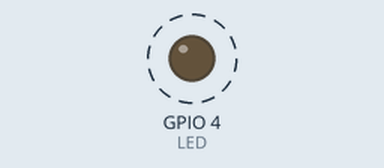
Simulated run of this program. Board: ESP32. Parts: output pins drawn as LEDs (lit = HIGH). Dashed ring = blinking.

Above: at 0.5 s.
Timing chart, 0 to 4.6 s (numbered marks = the images above):
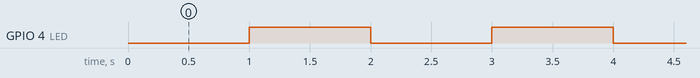

The program:

main.cpp
```cpp
// // Week3-Lecture2
// // Timer Interrupt (Internal)
// // Embedded IoT System Fall-2026

// // Name: Baria                  Reg#: 1099


// #include <Arduino.h>

// #define LED 4

// hw_timer_t *My_timer = NULL; //pointer object

// void ARDUINO_ISR_ATTR onTimer() {           // ARDUINO_ISR_ATTR == IRAM_ATTR
//   digitalWrite(LED, !digitalRead(LED));     // safe in ISR on ESP32
// }

// void setup() {
//   pinMode(LED, OUTPUT);

//   // 1 MHz timer tick (1 tick = 1 µs)
//   My_timer = timerBegin(1000000);

//   // attach ISR (new signature: no edge/level arg)
//   timerAttachInterrupt(My_timer, &onTimer);

//   // call ISR every 1,000,000 µs; autoreload=true; unlimited reloads (0)
//   timerAlarm(My_timer, 1000000, true, 0);
// }
// void loop() {
//   // nothing needed, all handled by interrupts
// }
#include <Arduino.h>

#define LED 4

hw_timer_t *My_timer = NULL;

void ARDUINO_ISR_ATTR onTimer() {
  digitalWrite(LED, !digitalRead(LED));
}

void setup() {
  pinMode(LED, OUTPUT);

  // timer 0, prescaler 80 (80 MHz / 80 = 1 MHz, 1 tick = 1 µs), count up
  My_timer = timerBegin(0, 80, true);

  // ISR attach karo (true = edge interrupt)
  timerAttachInterrupt(My_timer, &onTimer, true);

  // har 1,000,000 µs (1 sec) baad alarm, auto-reload = true
  timerAlarmWrite(My_timer, 1000000, true);

  // alarm enable karo
  timerAlarmEnable(My_timer);
}

void loop() {
  // sab kuch interrupt handle kar raha hai
}
```

Measured:
- by itself, GPIO 4 (LED): alternates HIGH for 1.0 s and LOW for 1.0 s
